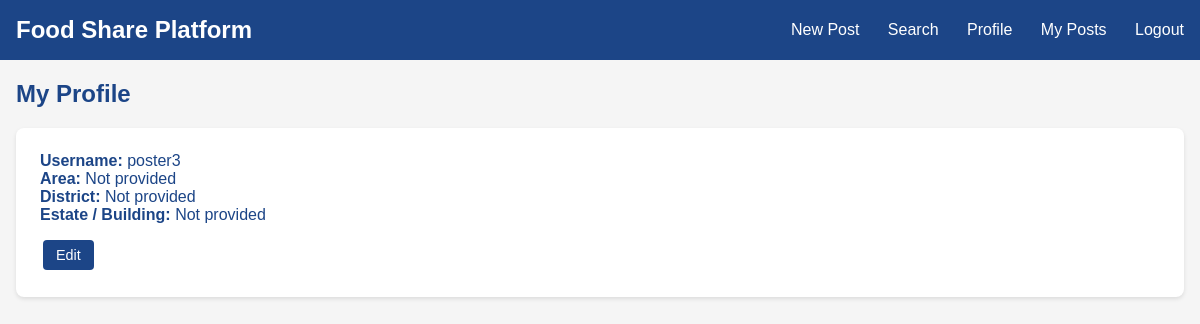
Page /profile (signed in) on the committed database.
### tables this page shows
CREATE TABLE users (
            id INTEGER PRIMARY KEY AUTOINCREMENT,
            username TEXT UNIQUE NOT NULL,
            password_hash TEXT NOT NULL,
            area TEXT,
            district TEXT,
            estate_building TEXT,
            is_admin BOOLEAN DEFAULT 0
        );

### app.py (the view)
@app.route('/profile')
def profile():
    if 'user_id' not in session:
        return redirect(url_for('login', next=request.full_path))
    user_id = session['user_id']
    conn = db.get_db()
    user = conn.execute('SELECT * FROM users WHERE id = ?', (user_id,)).fetchone()
    conn.close()
    if not user:
        return redirect(url_for('login'))
    return render_template('profile.html', user=user)

### database.py (called while the page is built)
def get_db():
    conn = sqlite3.connect(DB_PATH)
    conn.row_factory = sqlite3.Row
    return conn

### templates/profile.html
{% extends "base.html" %}
{% block content %}
<div class="container">
    <h2>My Profile</h2>
    <div class="profile" style="background: white; padding: 1.5rem; border-radius: 8px; box-shadow: 0 2px 4px rgba(0,0,0,0.1);">
        <p><strong>Username:</strong> {{ user['username'] }}</p>
        <p><strong>Area:</strong> {{ user['area'] if user['area'] else 'Not provided' }}</p>
        <p><strong>District:</strong> {{ user['district'] if user['district'] else 'Not provided' }}</p>
        <p><strong>Estate / Building:</strong> {{ user['estate_building'] if user['estate_building'] else 'Not provided' }}</p>
        <a href="{{ url_for('edit_profile') }}" class="btn" style="margin-top: 1rem;">Edit</a>
    </div>
</div>
{% endblock %}

### templates/base.html (style rules this page uses)
* { margin: 0; padding: 0; box-sizing: border-box; }
body { font-family: Arial, sans-serif; background-color: #f5f5f5; color: #1c4587; }
a { color: #1c4587; text-decoration: none; }
.container { max-width: 1200px; margin: 0 auto; padding: 0 1rem; }
.btn { display: inline-block; background-color: #1c4587; color: white !important; padding: 0.3rem 0.8rem; border-radius: 4px; text-align: center; text-decoration: none; cursor: pointer; border: none; margin: 0.2rem; line-height: 1.4; white-space: nowrap; width: auto; font-family: Arial, sans-serif; font-size: 0.9rem; }
h2, h3 { margin-top: 20px; margin-bottom: 20px; }

### rows in the picture
users: username "poster3", area "Not provided", district "Not provided", estate_building "Not provided"
